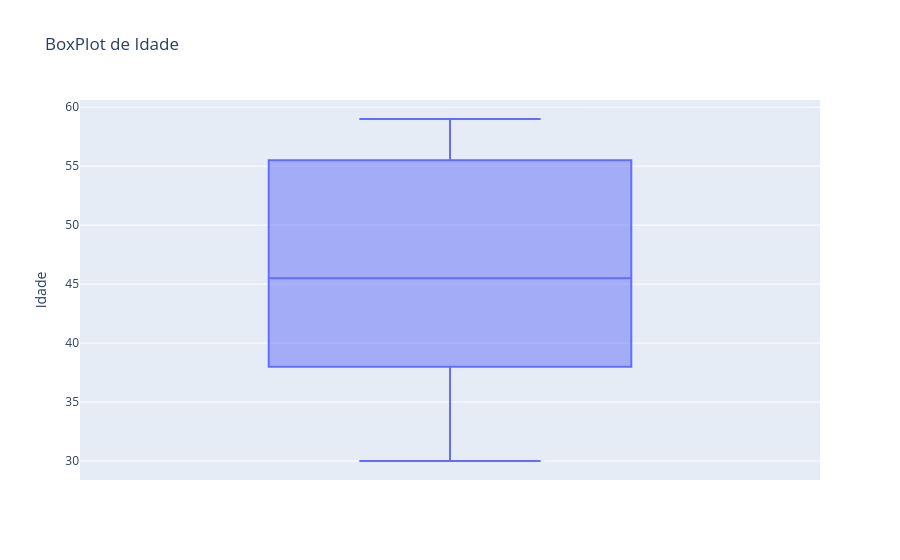

Notebook cell for this chart:
### Markdown cell above
## Gráfico BoxPlot

### Code cell
fig = px.box(df, y='Idade', title='BoxPlot de Idade')
fig.show()

### Figure 1 — Plotly figure (JSON) as saved in the notebook; plotly's stock layout.template omitted (floating-point values rounded to 4 significant figures)
{"data": [{"alignmentgroup": "True", "hovertemplate": "Idade=%{y}<extra></extra>", "legendgroup": "", "marker": {"color": "#636efa"}, "name": "", "notched": false, "offsetgroup": "", "orientation": "v", "showlegend": false, "type": "box", "x0": " ", "xaxis": "x", "y": [56, 41, 48, 49, 56, 57, 30, 41, 32, 55, 55, 43, 36, 42, 56, 59, 35, 38, 53, 38], "y0": " ", "yaxis": "y"}], "layout": {"boxmode": "group", "legend": {"tracegroupgap": 0}, "title": {"text": "BoxPlot de Idade"}, "xaxis": {"anchor": "y", "domain": [0, 1]}, "yaxis": {"anchor": "x", "domain": [0, 1], "title": {"text": "Idade"}}}}
